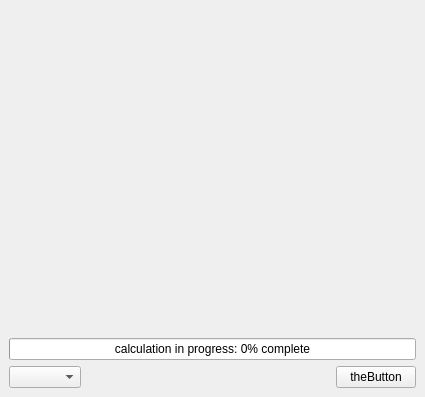
<?xml version="1.0" encoding="UTF-8"?>
<ui version="4.0">
 <class>FalseColorDock</class>
 <widget class="QDockWidget" name="FalseColorDock">
  <property name="geometry">
   <rect>
    <x>0</x>
    <y>0</y>
    <width>425</width>
    <height>397</height>
   </rect>
  </property>
  <property name="windowTitle">
   <string>False Color</string>
  </property>
  <widget class="QWidget" name="dockWidgetContents">
   <layout class="QGridLayout" name="gridLayout">
    <item row="4" column="0">
     <widget class="QWidget" name="widget" native="true">
      <layout class="QVBoxLayout" name="verticalLayout">
       <property name="leftMargin">
        <number>0</number>
       </property>
       <property name="topMargin">
        <number>0</number>
       </property>
       <property name="rightMargin">
        <number>0</number>
       </property>
       <property name="bottomMargin">
        <number>0</number>
       </property>
       <item>
        <widget class="QProgressBar" name="calcProgress">
         <property name="minimum">
          <number>0</number>
         </property>
         <property name="value">
          <number>0</number>
         </property>
         <property name="format">
          <string>calculation in progress: %p% complete</string>
         </property>
        </widget>
       </item>
       <item>
        <layout class="QHBoxLayout" name="horizontalLayout_2">
         <item>
          <widget class="QComboBox" name="sourceBox"/>
         </item>
         <item>
          <spacer name="horizontalSpacer">
           <property name="orientation">
            <enum>Qt::Horizontal</enum>
           </property>
           <property name="sizeHint" stdset="0">
            <size>
             <width>40</width>
             <height>20</height>
            </size>
           </property>
          </spacer>
         </item>
         <item>
          <widget class="QPushButton" name="theButton">
           <property name="text">
            <string>theButton</string>
           </property>
          </widget>
         </item>
        </layout>
       </item>
      </layout>
     </widget>
    </item>
    <item row="0" column="0">
     <layout class="QHBoxLayout" name="horizontalLayout_3">
      <property name="spacing">
       <number>0</number>
      </property>
      <item>
       <widget class="ScaledView" name="view" native="true">
        <property name="sizePolicy">
         <sizepolicy hsizetype="Expanding" vsizetype="Expanding">
          <horstretch>1</horstretch>
          <verstretch>1</verstretch>
         </sizepolicy>
        </property>
        <property name="minimumSize">
         <size>
          <width>300</width>
          <height>300</height>
         </size>
        </property>
       </widget>
      </item>
      <item>
       <spacer name="horizontalSpacer_2">
        <property name="orientation">
         <enum>Qt::Horizontal</enum>
        </property>
        <property name="sizeHint" stdset="0">
         <size>
          <width>0</width>
          <height>0</height>
         </size>
        </property>
       </spacer>
      </item>
     </layout>
    </item>
   </layout>
  </widget>
 </widget>
 <customwidgets>
  <customwidget>
   <class>ScaledView</class>
   <extends>QWidget</extends>
   <header>widgets/scaledview.h</header>
   <container>1</container>
  </customwidget>
 </customwidgets>
 <resources/>
 <connections/>
</ui>
